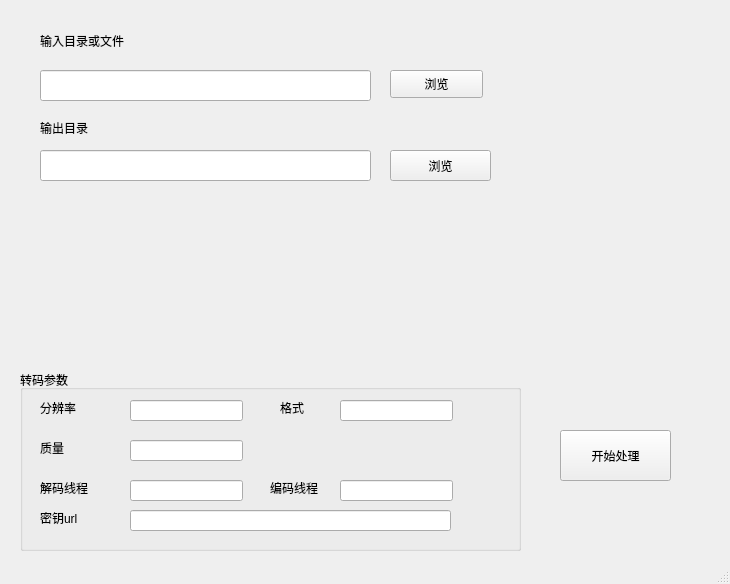
<?xml version="1.0" encoding="UTF-8"?>
<ui version="4.0">
 <class>FfmpegWidgetClass</class>
 <widget class="QMainWindow" name="FfmpegWidgetClass">
  <property name="geometry">
   <rect>
    <x>0</x>
    <y>0</y>
    <width>730</width>
    <height>584</height>
   </rect>
  </property>
  <property name="windowTitle">
   <string>FfmpegWidget</string>
  </property>
  <widget class="QWidget" name="centralWidget">
   <widget class="QLabel" name="label">
    <property name="geometry">
     <rect>
      <x>40</x>
      <y>20</y>
      <width>141</width>
      <height>41</height>
     </rect>
    </property>
    <property name="text">
     <string>输入目录或文件</string>
    </property>
   </widget>
   <widget class="QLineEdit" name="inDirLineEdit">
    <property name="geometry">
     <rect>
      <x>40</x>
      <y>70</y>
      <width>331</width>
      <height>31</height>
     </rect>
    </property>
   </widget>
   <widget class="QPushButton" name="sctInFilesBtn">
    <property name="geometry">
     <rect>
      <x>390</x>
      <y>70</y>
      <width>93</width>
      <height>28</height>
     </rect>
    </property>
    <property name="text">
     <string>浏览</string>
    </property>
   </widget>
   <widget class="QLineEdit" name="outDirLineEdit">
    <property name="geometry">
     <rect>
      <x>40</x>
      <y>150</y>
      <width>331</width>
      <height>31</height>
     </rect>
    </property>
   </widget>
   <widget class="QLabel" name="label_2">
    <property name="geometry">
     <rect>
      <x>40</x>
      <y>120</y>
      <width>151</width>
      <height>16</height>
     </rect>
    </property>
    <property name="text">
     <string>输出目录</string>
    </property>
   </widget>
   <widget class="QPushButton" name="sctOutDirBtn">
    <property name="geometry">
     <rect>
      <x>390</x>
      <y>150</y>
      <width>101</width>
      <height>31</height>
     </rect>
    </property>
    <property name="text">
     <string>浏览</string>
    </property>
   </widget>
   <widget class="QLabel" name="label_3">
    <property name="geometry">
     <rect>
      <x>50</x>
      <y>210</y>
      <width>361</width>
      <height>16</height>
     </rect>
    </property>
    <property name="text">
     <string/>
    </property>
   </widget>
   <widget class="QPushButton" name="proBtn">
    <property name="geometry">
     <rect>
      <x>560</x>
      <y>430</y>
      <width>111</width>
      <height>51</height>
     </rect>
    </property>
    <property name="text">
     <string>开始处理</string>
    </property>
   </widget>
   <widget class="QGroupBox" name="groupBox">
    <property name="geometry">
     <rect>
      <x>20</x>
      <y>370</y>
      <width>501</width>
      <height>181</height>
     </rect>
    </property>
    <property name="title">
     <string>转码参数</string>
    </property>
    <widget class="QLineEdit" name="lineEditSize">
     <property name="geometry">
      <rect>
       <x>110</x>
       <y>30</y>
       <width>113</width>
       <height>21</height>
      </rect>
     </property>
    </widget>
    <widget class="QLineEdit" name="lineEditFmt">
     <property name="geometry">
      <rect>
       <x>320</x>
       <y>30</y>
       <width>113</width>
       <height>21</height>
      </rect>
     </property>
    </widget>
    <widget class="QLineEdit" name="lineEditQa">
     <property name="geometry">
      <rect>
       <x>110</x>
       <y>70</y>
       <width>113</width>
       <height>21</height>
      </rect>
     </property>
    </widget>
    <widget class="QLabel" name="label_4">
     <property name="geometry">
      <rect>
       <x>20</x>
       <y>30</y>
       <width>72</width>
       <height>15</height>
      </rect>
     </property>
     <property name="text">
      <string>分辨率</string>
     </property>
    </widget>
    <widget class="QLabel" name="label_5">
     <property name="geometry">
      <rect>
       <x>260</x>
       <y>30</y>
       <width>41</width>
       <height>16</height>
      </rect>
     </property>
     <property name="text">
      <string>格式</string>
     </property>
    </widget>
    <widget class="QLabel" name="label_6">
     <property name="geometry">
      <rect>
       <x>20</x>
       <y>70</y>
       <width>72</width>
       <height>15</height>
      </rect>
     </property>
     <property name="text">
      <string>质量</string>
     </property>
    </widget>
    <widget class="QLabel" name="label_7">
     <property name="geometry">
      <rect>
       <x>20</x>
       <y>110</y>
       <width>72</width>
       <height>15</height>
      </rect>
     </property>
     <property name="text">
      <string>解码线程</string>
     </property>
    </widget>
    <widget class="QLabel" name="label_8">
     <property name="geometry">
      <rect>
       <x>250</x>
       <y>110</y>
       <width>72</width>
       <height>15</height>
      </rect>
     </property>
     <property name="text">
      <string>编码线程</string>
     </property>
    </widget>
    <widget class="QLineEdit" name="decLineEdit">
     <property name="geometry">
      <rect>
       <x>110</x>
       <y>110</y>
       <width>113</width>
       <height>21</height>
      </rect>
     </property>
    </widget>
    <widget class="QLineEdit" name="encLineEdit">
     <property name="geometry">
      <rect>
       <x>320</x>
       <y>110</y>
       <width>113</width>
       <height>21</height>
      </rect>
     </property>
    </widget>
    <widget class="QLineEdit" name="urlLineEdit">
     <property name="geometry">
      <rect>
       <x>110</x>
       <y>140</y>
       <width>321</width>
       <height>21</height>
      </rect>
     </property>
    </widget>
    <widget class="QLabel" name="label_9">
     <property name="geometry">
      <rect>
       <x>20</x>
       <y>140</y>
       <width>72</width>
       <height>15</height>
      </rect>
     </property>
     <property name="text">
      <string>密钥url</string>
     </property>
    </widget>
   </widget>
   <widget class="QLabel" name="curStr">
    <property name="geometry">
     <rect>
      <x>50</x>
      <y>280</y>
      <width>441</width>
      <height>16</height>
     </rect>
    </property>
    <property name="text">
     <string/>
    </property>
   </widget>
  </widget>
  <widget class="QStatusBar" name="statusBar"/>
 </widget>
 <layoutdefault spacing="6" margin="11"/>
 <resources>
  <include location="FfmpegWidget.qrc"/>
 </resources>
 <connections/>
</ui>
